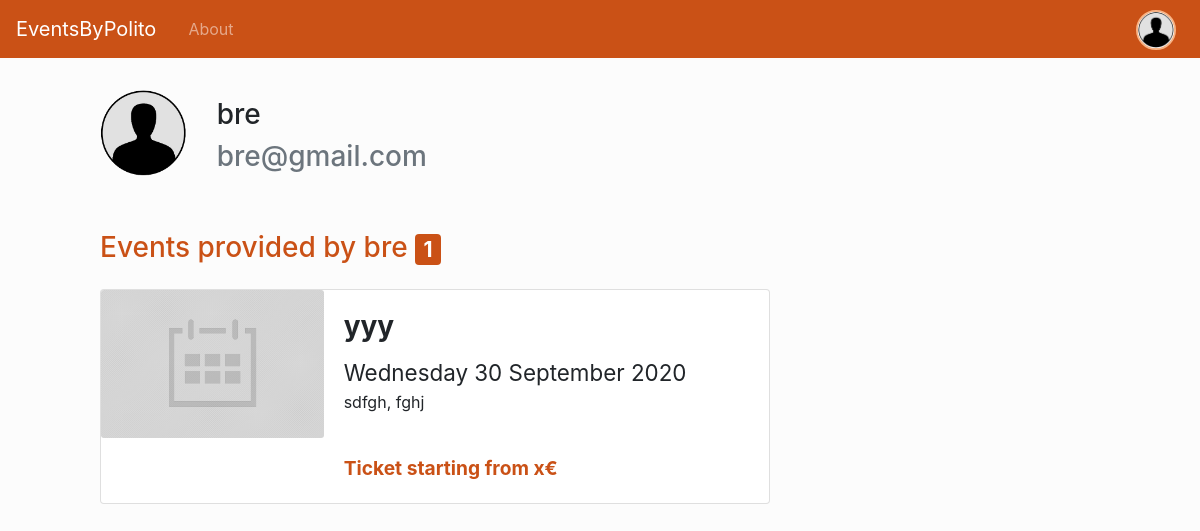
Page /user/bre (signed in) on the committed database.
### eventplanner/models.py (models this page shows, shortened)
class User(db.Model, UserMixin):
    id = db.Column(db.Integer, primary_key=True)
    username = db.Column(db.String(20), unique=True, nullable=False)
    email = db.Column(db.String(120), unique=True, nullable=False)
    image_file = db.Column(db.String(20), nullable=False,
                           default='default.jpg')
    password = db.Column(db.String(60), nullable=False)
    first_name = db.Column(
        db.String(100), nullable=False, server_default='')
    last_name = db.Column(
        db.String(100), nullable=False, server_default='')
    events = db.relationship('Event', backref='manager',
                             lazy=True)
    bookings = db.relationship('UserBookings', backref='customer',
                               lazy=True)
    roles = db.relationship('Role', secondary='user_roles',
                            backref=db.backref('users', lazy='dynamic'))

class Event(db.Model):
    id = db.Column(db.Integer, primary_key=True)
    title = db.Column(db.String(100), nullable=False)
    event_type = db.Column(db.Text, nullable=False)
    event_date = db.Column(db.Date, nullable=False)
    time_from = db.Column(db.Time, nullable=False)
    time_to = db.Column(db.Time, nullable=False)
    content = db.Column(db.Text, nullable=False)
    content_eng = db.Column(db.Text, nullable=True)
    address = db.Column(db.String(100), nullable=False)
    city = db.Column(db.String(100), nullable=False)
    location = db.Column(db.String(100), nullable=False)
    tickets = db.relationship(
        'Ticket', backref='event', lazy=True, cascade='all,delete-orphan')
    image_file = db.Column(db.String(20), nullable=False,
                           default='default_event.jpg')
    date_posted = db.Column(db.DateTime, nullable=False,
                            default=datetime.utcnow)
    user_id = db.Column(
        db.Integer, db.ForeignKey('user.id'), nullable=False)
    staffers = db.relationship('User', secondary='event_staff',
                               backref=db.backref('users', lazy='dynamic'))

### eventplanner/users/routes.py (the view)
@users.route("/user/<string:username>")
def user_events(username):
    page = request.args.get('page', 1, type=int)
    user = User.query.filter_by(username=username).first_or_404()
    events = Event.query.filter_by(manager=user)\
        .order_by(Event.date_posted.desc())\
        .paginate(page=page, per_page=5)
    return render_template('user_events.html', events=events, user=user)

### eventplanner/models.py (called while the page is built)
@login_manager.user_loader
def load_user(user_id):
    return User.query.get(int(user_id))

### eventplanner/templates/user_events.html (shortened to what this page needs)
{% extends "layout.html" %}
{% block content %}
	<div class="row w-100">
		<div class="col-md-1">
		</div>
		<div class="col-md-7">
			<div class="row" style="margin-bottom:50px;">
				<div class="col-2">
					<img class="rounded-circle" style="background-color:#fcfcfc;object-fill:scale-down;width:100%;" src="{{ url_for('static', filename ='profile_pics/' + user.image_file ) }}">
				</div>
				<div class="col-8">
					<h3 class="mt-2">{{user.username}}</h3>
					<h3 class="text-muted">{{user.email}}</h3>
				</div>
			</div>
			<h3 class="mb-4 orange"> Events provided by {{ user.username }} <span class="badge badge-light bg-orange" style="color:white">{{ events.total }}</span></h3>
			{% for event in events.items %}
				<div class="card mb-3" style="max-width: 100%;">
					<div class="row no-gutters">
						<div class="col-md-4">
							<img src="{{ url_for('static', filename ='event_pics/' + event.image_file ) }}" class="card-img" alt="...">
						</div>
						<div class="col-md-8">
							<div class="card-body">
								<h3 class="card-title"><strong>{{ event.title }}</strong></h3>
								<p class="card-text">
									<span style="font-size:1.4em">{{ event.event_date.strftime('%A %d %B %Y') }}</span>
									<br>
									{{ event.location }}, {{ event.city }}
								</p>
								<p style="font-size:1.2em; margin-top:10%; margin-bottom:0%;color:#ca5116">
									<strong>Ticket starting from x&euro;</strong>
								</p>
							</div>
						</div>
					</div>
				</div>
			{% endfor %}
		</div>
	</div>
{% endblock content%}

### eventplanner/templates/layout.html (shortened to what this page needs)
<!DOCTYPE html>
<html>
	<head>
		<link rel="stylesheet" href="https://stackpath.bootstrapcdn.com/bootstrap/4.4.1/css/bootstrap.min.css">
		<link rel="stylesheet" type="text/css" href="{{ url_for('static', filename='main.css') }}">
	</head>
	<body style="background-color:#fcfcfc">
		<header class="site-header">
			<nav class="navbar navbar-expand-md navbar-dark bg-orange fixed-top">
				<a class="navbar-brand mr-4" href="{{ url_for('main.home')}}">EventsByPolito</a>
				<div class="collapse navbar-collapse text-right" id="navbarToggle">
					<div class="navbar-nav mr-auto">
						<a class="nav-item nav-link" href="{{ url_for('main.about')}}">About</a>
					</div>
					<div class="navbar-nav ml-auto">
						{% if current_user.is_authenticated %}
							<a class="nav-item nav-link" href="#" onclick="accountSidebar()">
								<img class="rounded-circle navbar-img" style="background-color:#fcfcfc; border:2px solid #f9b384" src="{{ url_for('static', filename ='profile_pics/' + current_user.image_file ) }}">
							</a>
						{% else %}
							<a class="nav-item nav-link" href="{{ url_for('users.login')}}">Login</button>
							<a class="nav-item nav-link" href="{{ url_for('users.register')}}">Register</a>
						{% endif %}
					</div>
				</div>
			</nav>
		</header>
		{% block content %}{% endblock content%}
  </body>
</html>

### eventplanner/templates/layout.html (style rules this page uses)
.bg-orange { background-color:#ca5116; }
.orange { color: #ca5116; }
.navbar-img { width: 40px; height: 40px; margin-top: -8px; margin-bottom: -8px; }

### rows in the picture
User: image_file (placeholder picture)
User: image_file (placeholder picture), username "bre", email "bre@gmail.com"
Event: image_file (placeholder picture), title "yyy", event_date "Wednesday 30 September 2020", location "sdfgh", city "fghj"

### other values in the picture
{{ events.total }} "1"
